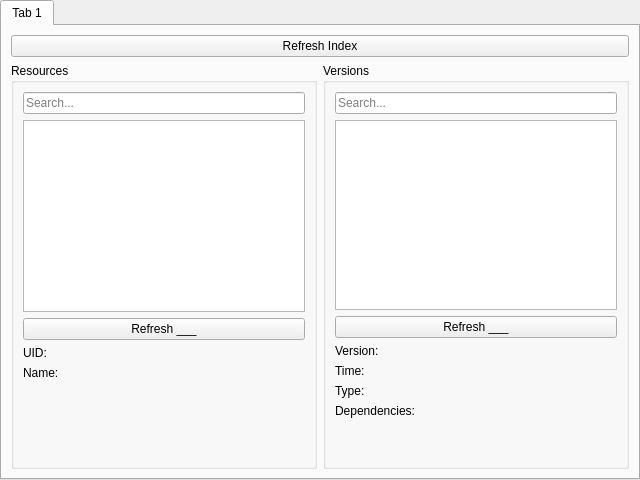
<?xml version="1.0" encoding="UTF-8"?>
<ui version="4.0">
 <class>MetadataPage</class>
 <widget class="QWidget" name="MetadataPage">
  <property name="geometry">
   <rect>
    <x>0</x>
    <y>0</y>
    <width>640</width>
    <height>480</height>
   </rect>
  </property>
  <property name="windowTitle">
   <string>Form</string>
  </property>
  <layout class="QHBoxLayout" name="horizontalLayout">
   <property name="leftMargin">
    <number>0</number>
   </property>
   <property name="topMargin">
    <number>0</number>
   </property>
   <property name="rightMargin">
    <number>0</number>
   </property>
   <property name="bottomMargin">
    <number>0</number>
   </property>
   <item>
    <widget class="QTabWidget" name="tabWidget">
     <property name="currentIndex">
      <number>0</number>
     </property>
     <widget class="QWidget" name="tab">
      <attribute name="title">
       <string>Tab 1</string>
      </attribute>
      <layout class="QGridLayout" name="gridLayout">
       <item row="1" column="2">
        <widget class="QGroupBox" name="versionsBox">
         <property name="title">
          <string>Versions</string>
         </property>
         <layout class="QVBoxLayout" name="verticalLayout_2">
          <item>
           <widget class="QLineEdit" name="versionSearchEdit">
            <property name="placeholderText">
             <string>Search...</string>
            </property>
            <property name="clearButtonEnabled">
             <bool>true</bool>
            </property>
           </widget>
          </item>
          <item>
           <widget class="QTreeView" name="versionsView">
            <property name="alternatingRowColors">
             <bool>true</bool>
            </property>
            <attribute name="headerVisible">
             <bool>false</bool>
            </attribute>
           </widget>
          </item>
          <item>
           <layout class="QHBoxLayout" name="horizontalLayout_4">
            <item>
             <widget class="QPushButton" name="refreshVersionBtn">
              <property name="text">
               <string>Refresh ___</string>
              </property>
             </widget>
            </item>
           </layout>
          </item>
          <item>
           <layout class="QFormLayout" name="formLayout_2">
            <item row="0" column="0">
             <widget class="QLabel" name="versionVersionLabel">
              <property name="text">
               <string>Version:</string>
              </property>
             </widget>
            </item>
            <item row="0" column="1">
             <widget class="QLabel" name="versionVersion">
              <property name="text">
               <string/>
              </property>
             </widget>
            </item>
            <item row="1" column="0">
             <widget class="QLabel" name="versionTimeLabel">
              <property name="text">
               <string>Time:</string>
              </property>
             </widget>
            </item>
            <item row="1" column="1">
             <widget class="QLabel" name="versionTime">
              <property name="text">
               <string/>
              </property>
             </widget>
            </item>
            <item row="2" column="0">
             <widget class="QLabel" name="versionTypeLabel">
              <property name="text">
               <string>Type:</string>
              </property>
             </widget>
            </item>
            <item row="2" column="1">
             <widget class="QLabel" name="versionType">
              <property name="text">
               <string/>
              </property>
             </widget>
            </item>
            <item row="3" column="0">
             <widget class="QLabel" name="versionRequiresLabel">
              <property name="text">
               <string>Dependencies:</string>
              </property>
             </widget>
            </item>
            <item row="3" column="1">
             <widget class="QLabel" name="versionRequires">
              <property name="text">
               <string/>
              </property>
             </widget>
            </item>
           </layout>
          </item>
          <item>
           <spacer name="verticalSpacer_2">
            <property name="orientation">
             <enum>Qt::Vertical</enum>
            </property>
            <property name="sizeHint" stdset="0">
             <size>
              <width>20</width>
              <height>40</height>
             </size>
            </property>
           </spacer>
          </item>
         </layout>
        </widget>
       </item>
       <item row="1" column="1">
        <widget class="QGroupBox" name="versionListsBox">
         <property name="title">
          <string>Resources</string>
         </property>
         <layout class="QVBoxLayout" name="verticalLayout">
          <item>
           <widget class="QLineEdit" name="fileSearchEdit">
            <property name="placeholderText">
             <string>Search...</string>
            </property>
            <property name="clearButtonEnabled">
             <bool>true</bool>
            </property>
           </widget>
          </item>
          <item>
           <widget class="QTreeView" name="indexView">
            <property name="alternatingRowColors">
             <bool>true</bool>
            </property>
            <attribute name="headerVisible">
             <bool>false</bool>
            </attribute>
           </widget>
          </item>
          <item>
           <layout class="QHBoxLayout" name="horizontalLayout_3">
            <item>
             <widget class="QPushButton" name="refreshFileBtn">
              <property name="text">
               <string>Refresh ___</string>
              </property>
             </widget>
            </item>
           </layout>
          </item>
          <item>
           <layout class="QFormLayout" name="formLayout">
            <item row="0" column="0">
             <widget class="QLabel" name="fileUidLabel">
              <property name="text">
               <string>UID:</string>
              </property>
             </widget>
            </item>
            <item row="0" column="1">
             <widget class="QLabel" name="fileUid">
              <property name="text">
               <string/>
              </property>
             </widget>
            </item>
            <item row="1" column="0">
             <widget class="QLabel" name="fileNameLabel">
              <property name="text">
               <string>Name:</string>
              </property>
             </widget>
            </item>
            <item row="1" column="1">
             <widget class="QLabel" name="fileName">
              <property name="text">
               <string/>
              </property>
             </widget>
            </item>
           </layout>
          </item>
          <item>
           <spacer name="verticalSpacer">
            <property name="orientation">
             <enum>Qt::Vertical</enum>
            </property>
            <property name="sizeHint" stdset="0">
             <size>
              <width>20</width>
              <height>40</height>
             </size>
            </property>
           </spacer>
          </item>
         </layout>
        </widget>
       </item>
       <item row="0" column="1" colspan="2">
        <widget class="QPushButton" name="refreshIndexBtn">
         <property name="text">
          <string>Refresh Index</string>
         </property>
        </widget>
       </item>
      </layout>
     </widget>
    </widget>
   </item>
  </layout>
 </widget>
 <resources/>
 <connections/>
</ui>
